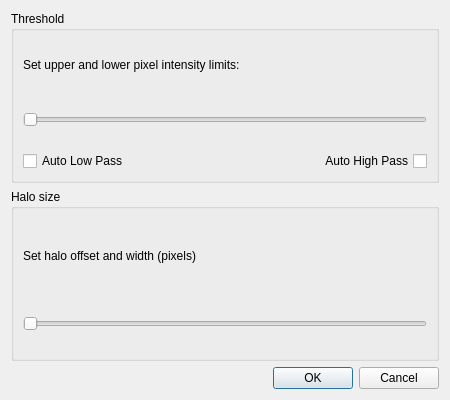
<?xml version="1.0" encoding="UTF-8"?>
<ui version="4.0">
 <class>Halo</class>
 <widget class="QDialog" name="Halo">
  <property name="geometry">
   <rect>
    <x>0</x>
    <y>0</y>
    <width>450</width>
    <height>400</height>
   </rect>
  </property>
  <property name="minimumSize">
   <size>
    <width>450</width>
    <height>400</height>
   </size>
  </property>
  <property name="maximumSize">
   <size>
    <width>450</width>
    <height>400</height>
   </size>
  </property>
  <property name="windowTitle">
   <string>Band pass filter settings</string>
  </property>
  <layout class="QVBoxLayout">
   <item>
    <widget class="QGroupBox" name="groupBox">
     <property name="title">
      <string>Threshold</string>
     </property>
     <layout class="QVBoxLayout">
      <item>
       <widget class="QLabel" name="label">
        <property name="text">
         <string>Set upper and lower pixel intensity limits:</string>
        </property>
       </widget>
      </item>
      <item>
       <layout class="QHBoxLayout">
        <item>
         <widget class="DoubleSlider" name="thresholdSlider">
          <property name="sizePolicy">
           <sizepolicy hsizetype="Expanding" vsizetype="Expanding">
            <horstretch>0</horstretch>
            <verstretch>0</verstretch>
           </sizepolicy>
          </property>
          <property name="minimumSize">
           <size>
            <width>250</width>
            <height>50</height>
           </size>
          </property>
          <property name="maximumSize">
           <size>
            <width>16777215</width>
            <height>50</height>
           </size>
          </property>
          <property name="toolTip">
           <string>Double Slider</string>
          </property>
          <property name="whatsThis">
           <string>Allows setting min and max values on 1 slider</string>
          </property>
          <property name="orientation">
           <enum>Qt::Horizontal</enum>
          </property>
         </widget>
        </item>
       </layout>
      </item>
      <item>
       <layout class="QHBoxLayout">
        <item>
         <widget class="QCheckBox" name="autoLow">
          <property name="layoutDirection">
           <enum>Qt::LeftToRight</enum>
          </property>
          <property name="text">
           <string>Auto Low Pass</string>
          </property>
         </widget>
        </item>
        <item>
         <widget class="QCheckBox" name="autoHigh">
          <property name="layoutDirection">
           <enum>Qt::RightToLeft</enum>
          </property>
          <property name="text">
           <string>Auto High Pass</string>
          </property>
         </widget>
        </item>
       </layout>
      </item>
     </layout>
    </widget>
   </item>
   <item>
    <widget class="QGroupBox" name="groupBox_2">
     <property name="title">
      <string>Halo size</string>
     </property>
     <layout class="QVBoxLayout">
      <item>
       <widget class="QLabel" name="label_2">
        <property name="text">
         <string>Set halo offset and width (pixels)</string>
        </property>
       </widget>
      </item>
      <item>
       <layout class="QHBoxLayout">
        <item>
         <widget class="DoubleSlider" name="haloSlider">
          <property name="sizePolicy">
           <sizepolicy hsizetype="Expanding" vsizetype="Expanding">
            <horstretch>0</horstretch>
            <verstretch>0</verstretch>
           </sizepolicy>
          </property>
          <property name="minimumSize">
           <size>
            <width>250</width>
            <height>50</height>
           </size>
          </property>
          <property name="maximumSize">
           <size>
            <width>16777215</width>
            <height>50</height>
           </size>
          </property>
          <property name="toolTip">
           <string>Double Slider</string>
          </property>
          <property name="whatsThis">
           <string>Allows setting min and max values on 1 slider</string>
          </property>
          <property name="orientation">
           <enum>Qt::Horizontal</enum>
          </property>
         </widget>
        </item>
       </layout>
      </item>
     </layout>
    </widget>
   </item>
   <item>
    <widget class="QDialogButtonBox" name="buttonBox">
     <property name="orientation">
      <enum>Qt::Horizontal</enum>
     </property>
     <property name="standardButtons">
      <set>QDialogButtonBox::Cancel|QDialogButtonBox::Ok</set>
     </property>
    </widget>
   </item>
  </layout>
 </widget>
 <customwidgets>
  <customwidget>
   <class>DoubleSlider</class>
   <extends>QSlider</extends>
   <header>doubleslider.h</header>
  </customwidget>
 </customwidgets>
 <resources/>
 <connections>
  <connection>
   <sender>buttonBox</sender>
   <signal>accepted()</signal>
   <receiver>Halo</receiver>
   <slot>accept()</slot>
   <hints>
    <hint type="sourcelabel">
     <x>248</x>
     <y>254</y>
    </hint>
    <hint type="destinationlabel">
     <x>157</x>
     <y>274</y>
    </hint>
   </hints>
  </connection>
  <connection>
   <sender>buttonBox</sender>
   <signal>rejected()</signal>
   <receiver>Halo</receiver>
   <slot>reject()</slot>
   <hints>
    <hint type="sourcelabel">
     <x>316</x>
     <y>260</y>
    </hint>
    <hint type="destinationlabel">
     <x>286</x>
     <y>274</y>
    </hint>
   </hints>
  </connection>
 </connections>
</ui>
